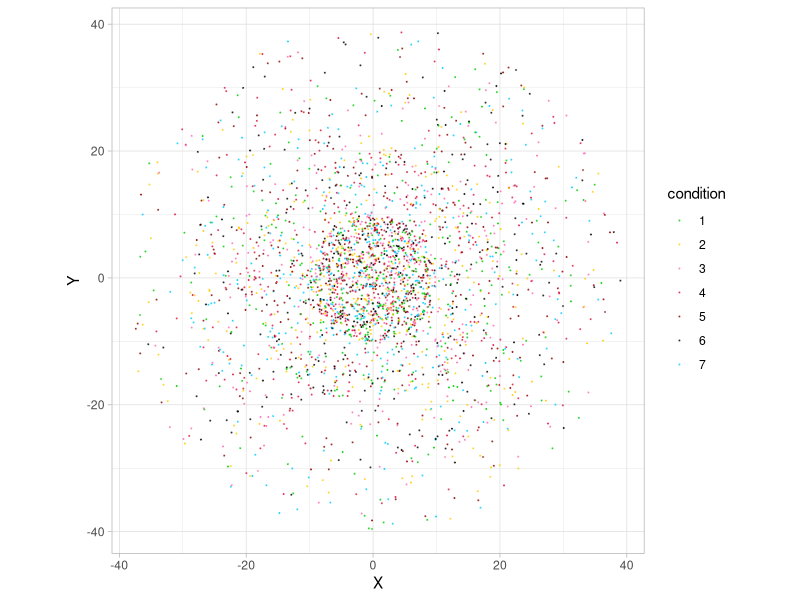
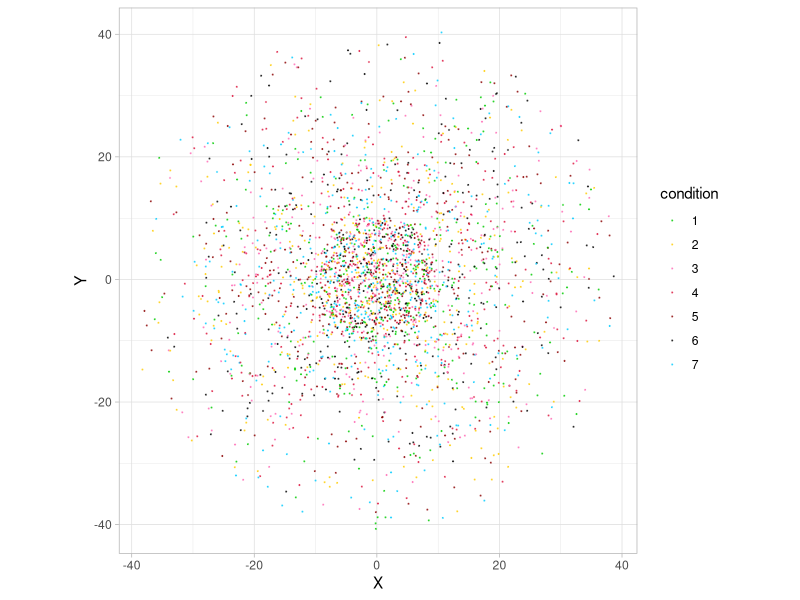

These charts were generated, in order, by the following R code:
## ---- chunk 1
knitr::opts_chunk$set(echo = TRUE)
## ---- chunk 2
library(tidyverse)
library(ggplot2)
library(gganimate)
library(magick)
library(proxy)

my_theme = theme_light() + theme(plot.title = element_text(hjust = 0.5), plot.subtitle = element_text(hjust = 0.5))
## ---- chunk 3
# N: Total number of points
# R: A vector of radius
# P: A vector of the proportion of points in each ring area
# Time: The number of days (running times)
# pc: Probability of being infected

N = 3000
# R need to be decreasing
R = c(40,30,20,10)
# P should be the value corresponding to R
P = c(1,2,3,4)
Times = 30
pc = 0.2
## ---- chunk 4
calculate_alpha = function(N, R, P, c){
  # N: Total number of points
  # R: A vector of radius
  # P: A vector of the proportion of points in each ring area
  # c: Correction coefficient
  
  L = length(R)
  population = P/sum(P)*N
  S = R^2
  area = S - c(S[2:L],0)
  density = population/area
  ratio = density / c(0, density[1:(L-1)])
  alpha = 1/ratio*c
  
  return(alpha)
}
## ---- chunk 5
# alpha: A vector of probability of being able to get out of the wall

# alpha should be the value corresponding to R
# This 1.25 is calculate by whole_data when only calculate step 1 to 4
# To let the number of points in each ring after 300 runnings is still the same 
alpha = calculate_alpha(N, R, P, 1.25)
## ---- chunk 6
random_point_circle = function(R, N, x_center = 0, y_center = 0){
  # R: Radiu
  # N: Number of points
  
  if(length(R) != 1)
    stop('Length of R is not 1 in random_point_circle!')
  if(length(N) != 1)
    stop('Length of N is not 1 in random_point_circle!')
  if(N == 0)
    return(data.frame(X = NULL, Y = NULL))
  
  U = runif(N, 0, R^2)
  A = runif(N, 0 ,2*pi)
  X = sqrt(U)*cos(A) + x_center
  Y = sqrt(U)*sin(A) + y_center
  return(data.frame(X = X, Y = Y))
}
## ---- chunk 7
intialize_points = function(N, R, P){
  # N: Total number of points
  # R: A vector of radius
  # P: A vector of the proportion of points in each ring area
  
  if(length(N) != 1)
    stop('Length of N is not 1 in intialize_points!')
  if(length(R) != length(P))
    stop('R and P have different length in intialize_points!')
  if(length(R) == 0)
    stop('Length of R is 0 in intialize_points!')
  
  L = length(R)
  S = R^2
  
  S = S/sum(S)
  P = P/sum(P)
  
  if(mean(P/S == sort(P/S)) != 1)
    stop('The proportion of area is not increasing in intialize_points!')
  
  data = data.frame(X = NULL, Y = NULL)
  
  number_of_points = rep(0, L)
  for(i in 1:L){
    total_area = S[i]
    if(i == L){
      current_area = S[i]
    } else{
      current_area = S[i]-S[i+1]
    }
    need_points = P[i]*N - number_of_points[i]
    generate_points = round(need_points / current_area * total_area)
    data = rbind(data, random_point_circle(R[i],  generate_points))
    if(i == L){
      number_of_points[L] = number_of_points[L] + generate_points 
    } else{
      number_of_points[i:L] = number_of_points[i:L] + round((S[i:L] - c(S[(i+1):L],0)) / total_area * generate_points)
    }

  }
  
  return(list(data, number_of_points))
}
## ---- chunk 8
intialize = intialize_points(N, R, P)
data = intialize[[1]]
# To check if the number of data is right
number_of_points = intialize[[2]]
number_of_points
P/sum(P)*N
## ---- chunk 9
# To check the number of data in each ring
check_data = data %>% mutate(Radiu = sqrt(X^2+Y^2))
check_data %>% filter(Radiu<R[1]) %>% nrow()
check_data %>% filter(Radiu<R[2]) %>% nrow()
check_data %>% filter(Radiu<R[3]) %>% nrow()
check_data %>% filter(Radiu<R[4]) %>% nrow()
## ---- chunk 10
plot_points = function(data, condition){
  # data: A Data frame contains X and Y in first 2 column
  # condition: A vector contains 7 factors of illness
  
  c = colnames(data)
  if(c[1] != 'X' | c[2] != 'Y')
    stop('Wrong name in data in plot_points!')
  
  if(nrow(data) != length(condition %>% unlist))
    stop('Wrong nrow of condition in plot_points!')
  
  t = tibble(X = data$X, Y = data$Y, condition = as.factor(condition))
  g = t %>%
    ggplot(aes(x = X, y = Y, color = condition)) + 
    geom_point(size = 0.1, alpha = 0.6) + 
    scale_color_manual(values=c('#00CC00', '#FFCC00', '#FF69B4', '#DC143C', '#8B0000', '#000000', '#00CCFF')) + 
    coord_fixed() + 
    my_theme
  g
}
## ---- chunk 11
# Condition meaning and color
# 1: Healthy, '#00CC00', Electric Green
# 2: Incubation period, '#FFCC00', Tangerine Yellow
# 3: Moderate, '#FF69B4', Hot Pink
# 4: Severe, '#DC143C', Crimson
# 5: Cirtical, '#8B0000', Dark Red
# 6: Death, '#000000', Black
# 7: Cure, '#00CCFF', Deep Sky Blue

test_condition = sample(1:7, N, replace = TRUE) 
plot_points(data, test_condition)
## ---- chunk 12
random_walk = function(data, v){
  # data: A Data frame contains X and Y in first 2 column
  # v: A vector contains the speed of points
  
  N = nrow(data)
  if(N != length(v %>% unlist))
    stop('Wrong nrow of v in Random_Walk!')
  
  distance = rnorm(N, v, sd = v/1.5)
  distance[distance < 0] = 0
  
  A = runif(N, 0 ,2*pi)
  data$X = data$X + distance * cos(A)
  data$Y = data$Y + distance * sin(A)
  
  return(data)
}
## ---- chunk 13
v = rnorm(N, 1, 0.5)
v[v < 0] = 0
new_data = random_walk(data, v)
plot_points(new_data, test_condition)
## ---- chunk 14
through_wall = function(last_data, new_data, R, alpha){
  # last_data: A data frame contains X and Y which is last position
  # new_data: A data frame contains X and Y which is new position
  # R: A vector of radius
  # alpha: A vector of probability of being able to get out of the wall
  
  last_R = sqrt(last_data$X^2 + last_data$Y^2)
  new_R = sqrt(new_data$X^2 + new_data$Y^2)
  
  R0 = c(Inf, R, 0)
  last_R0 = cut(last_R, breaks = R0, labels = (length(R)+1):1) %>% as.numeric()
  new_R0 = cut(new_R, breaks = R0, labels = (length(R)+1):1) %>% as.numeric()
  
  # wall_level: for example, R = c(40,30,20,10)
  # 1. R<10
  # 2. 10<R<20
  # 3. 20<R<30
  # 4. 30<R<40
  # 5. R>40
  
  index = which(last_R0 < new_R0)
  wall_level = last_R0[index]
  
  # To make sure alpha[1] is the wall_level 1's probability
  alpha0 = rev(alpha)
  alpha_all = alpha0[wall_level]
  
  U = runif(length(index), 0 ,1)
  
  index_run = which(U > alpha_all)
  wall_level_run = wall_level[index_run]
  index_run = index[index_run]
  
  distance = new_data[index_run,c('X', 'Y')] - last_data[index_run,c('X', 'Y')]
  distance = sqrt(distance$X^2 + distance$Y^2)
  
  R1 = last_R[index_run]
  R2 = new_R[index_run]
  rest_distance = distance/(R1+R2)*R2
  
  ratio = (1-2*rest_distance/new_R[index_run])
  ratio = ifelse(ratio < -0.5, -0.5, ratio)
  
  new_data[index_run,] = new_data[index_run,] * ratio
  
  return(new_data)
}
## ---- chunk 15
initialize_infector = function(condition, n){
  # condition: A data frame contains the condtion of points, from 1 to 7, and duration.
  # n : Number of infectors in first day
  
  index = sample(1:nrow(condition), n, replace = FALSE)
  condition[index, 1] = 2
  
  return(condition)
}
## ---- chunk 16
pairwise_dist = function(data1, data2){
  # data1: A data frame contains X and Y which is the position
  # data2: A data frame contains X and Y which is the position
  
  Dist_matrix = as.matrix(proxy::dist(data1, data2))
  
  return(Dist_matrix)
}
## ---- chunk 17
infection = function(data, v, condition){
  # data: A data frame contains X and Y which is the position
  # v: A vector contains the speed of points
  # condition: A data frame contains the condtion of points, from 1 to 7, and duration.

  incubation_infection = ifelse(condition$duration > 3, 1, 0)
  incubation_index = which(condition$condition == 2)
  
  # Condition infection speed
  # 1: Healthy, 0
  # 2: Incubation period, 1 if duration > 3, 0 else
  # 3: Moderate, 1
  # 4: Severe, 1.5
  # 5: Cirtical, 2
  # 6: Death, 0
  # 7: Cure, 0
  
  infection_speed = sapply(condition$condition, function(x) switch(x, '1' = 0,'2' = 1, '3' = 1, '4' = 1.5, '5' = 2, '6' = 0, '7' =  0))
  infection_speed[incubation_index] = infection_speed[incubation_index] * incubation_infection[incubation_index]
  
  infection_index = which(infection_speed > 0)
  infection_length = length(infection_index)
  canbe_infected_index = which(condition$condition == 1)
  canbe_infected_length = length(canbe_infected_index)
  
  if(length(infection_index) == 0)
    return(condition)
  
  distance = pairwise_dist(data[infection_index,], data[canbe_infected_index,])
  
  infection_radius = v[infection_index] * infection_speed[infection_index]
  infection_radius = matrix(rep(infection_radius, canbe_infected_length), nr = infection_length)
  
  possible_infection = which(distance<infection_radius, arr.ind = TRUE, useNames = TRUE)
  possible_infection = possible_infection[,2] %>% unique()
  
  U = runif(length(possible_infection), 0, 1)
  
  confirmed_infection = possible_infection[U<pc]
  confirmed_infection = colnames(distance)[confirmed_infection] %>% as.numeric()
  
  condition[confirmed_infection, ] = data.frame(condition = 2, duration = 0)
  
  return(condition)
}
## ---- chunk 18
simulation_points = function(N, R, P, Times){
  # N: Total number of points
  # R: A vector of radius
  # P: A vector of the proportion of points in each ring area
  # Time: The number of days (running times)
  
  Start_time = Sys.time()
  
  whole_data = data.frame(X = NULL, Y = NULL, Condition = NULL, Time = NULL)
  intialize = intialize_points(N, R, P)
  data = intialize[[1]]
  condition = data.frame(condition = rep(1, N), duration = rep(0, N))
  condition = initialize_infector(condition, 2)
  whole_data = rbind(whole_data, cbind(data, Condition = condition$condition, Time = rep(0, N)))
  
  v = rnorm(N, 1, 0.5)
  v[v < 0] = 0
  
  # If change nrow of data, need to change nrow of condition
  for(t in 1:Times){
    condition$duration = condition$duration + 1
    new_data = random_walk(data, v)
    new_data = through_wall(data, new_data, R, alpha)
    condition = infection(new_data, v, condition)
    whole_data = rbind(whole_data, cbind(new_data, Condition = condition$condition, Time = rep(t, nrow(data))))
    data = new_data
  }
  
  End_time = Sys.time()
  
  check_data = data %>% mutate(Radiu = sqrt(X^2+Y^2))
  c1 = check_data %>% filter(Radiu<R[1]) %>% nrow()
  c2 = check_data %>% filter(Radiu<R[2]) %>% nrow()
  c3 = check_data %>% filter(Radiu<R[3]) %>% nrow()
  c4 = check_data %>% filter(Radiu<R[4]) %>% nrow()
  cat('Running times:',t, 'Population:', c1, c2, c3, c4, '\nUsed time: ')
  print(End_time-Start_time)
  cat('\n')
  
  return(whole_data)
}
## ---- chunk 19
whole_data = simulation_points(N, R, P, Times)
## ---- chunk 20
generate_gif = function(whole_data){
  # whole_data: A data.frame contains X, Y, Condition and Time
  
  p = whole_data %>% 
    ggplot(aes(x = X, y = Y, color = as.factor(Condition), group = 1L)) + 
    geom_point(size = 0.1, alpha = 0.6) + 
    scale_color_manual(values=c('#00CC00', '#FFCC00', '#FF69B4', '#DC143C', '#8B0000', '#000000', '#00CCFF')) + 
    coord_fixed() + 
    transition_time(Time) + 
    ease_aes('linear') + 
    my_theme
  
  image <- animate(p)
  image_write(image, "output.gif")
}

## ---- chunk 21
generate_gif(whole_data)
